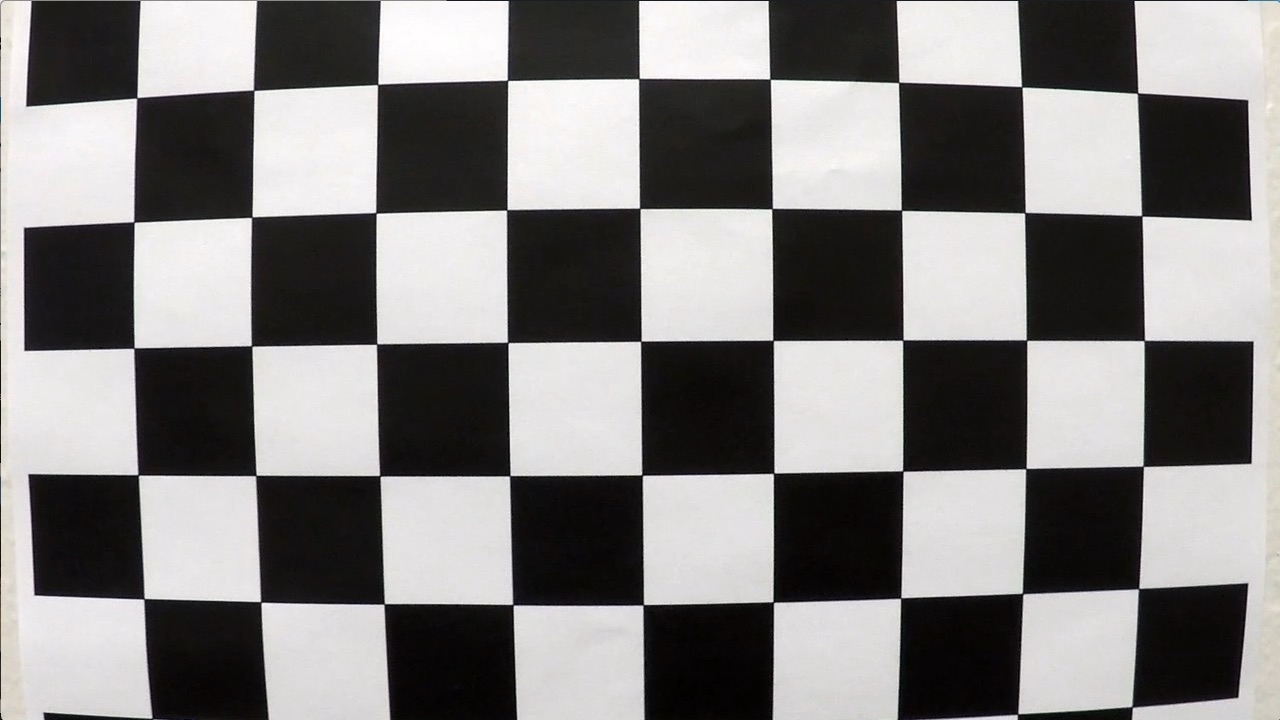
#> input picture resources/camera_cal/calibration1.jpg, 1280 x 720 px; its folder holds only this picture in this run
$ jupyter execute --allow-errors SDCND_P4_Hiddink.ipynb   (shell and % lines are left out)   (Python 2 division)   (older library calls are emulated)
#> lines starting #> are read from the running program, lines starting #| are printed output that depends on the picture; after the words box and inside, x2 and y2 are one past the last pixel; in counts of white or black regions, pixels touching at a corner belong together
# Project 4 - Advanced Lane Finding Project

### _An Expansion of "Project 1 - Finding Lane Lines"_

#### Please refer to this repository's README.md for a detailed explanation of the project:
https://github.com/nhiddink/CarND_P4_Advanced_Lane_Finding/blob/master/README.md

### Imports

[cell 1]
# http://www.numpy.org/
import numpy as np

# http://docs.opencv.org/3.0-beta/doc/py_tutorials/py_gui/py_image_display/py_image_display.html
import cv2

# http://matplotlib.org/
import matplotlib
import matplotlib.image as mpimg
import matplotlib.pyplot as plt
#%matplotlib qt <---Does not work in Python 3 on Mac

# https://docs.python.org/2/library/pickle.html
import pickle

# https://docs.python.org/2/library/glob.html
import glob

# https://docs.python.org/2/library/os.html
import os

### I. Camera Calibration
#### Compute the camera calibration matrix and distortion coefficients given a set of chessboard images.

[cell 2]
# prepare object points, like (0,0,0), (1,0,0), (2,0,0) ....,(6,5,0)
objp = np.zeros((6*9,3), np.float32)
objp[:,:2] = np.mgrid[0:9,0:6].T.reshape(-1,2)

# Arrays to store object points and image points from all the images.
objpoints = [] # 3d points in real world space
imgpoints = [] # 2d points in image plane.

# Make a list of calibration images
images = glob.glob('resources/camera_cal/calibration*.jpg')

# Step through the list and search for chessboard corners
for fname in images:
    img = cv2.imread(fname)
#> img is the input picture: shape (720, 1280, 3); mean B, G, R 127.8, 128.4, 130.1
    gray = cv2.cvtColor(img, cv2.COLOR_BGR2GRAY)

    # Find the chessboard corners
    ret, corners = cv2.findChessboardCorners(gray, (9,6), None)
#> ret = False; corners = None

    # If found, add object points, image points
    if ret == True:
        objpoints.append(objp)
        imgpoints.append(corners)

        # Draw and display the corners
        img = cv2.drawChessboardCorners(img, (9,6), corners, ret)

        #cv2.imshow('img', img)
        #cv2.waitKey(500)

#cv2.destroyAllWindows()

### II. Distortion Correction

#### Apply a distortion correction to raw images:

[cell 3]
# Test undistortion on an image
img = cv2.imread('resources/camera_cal/calibration2.jpg')
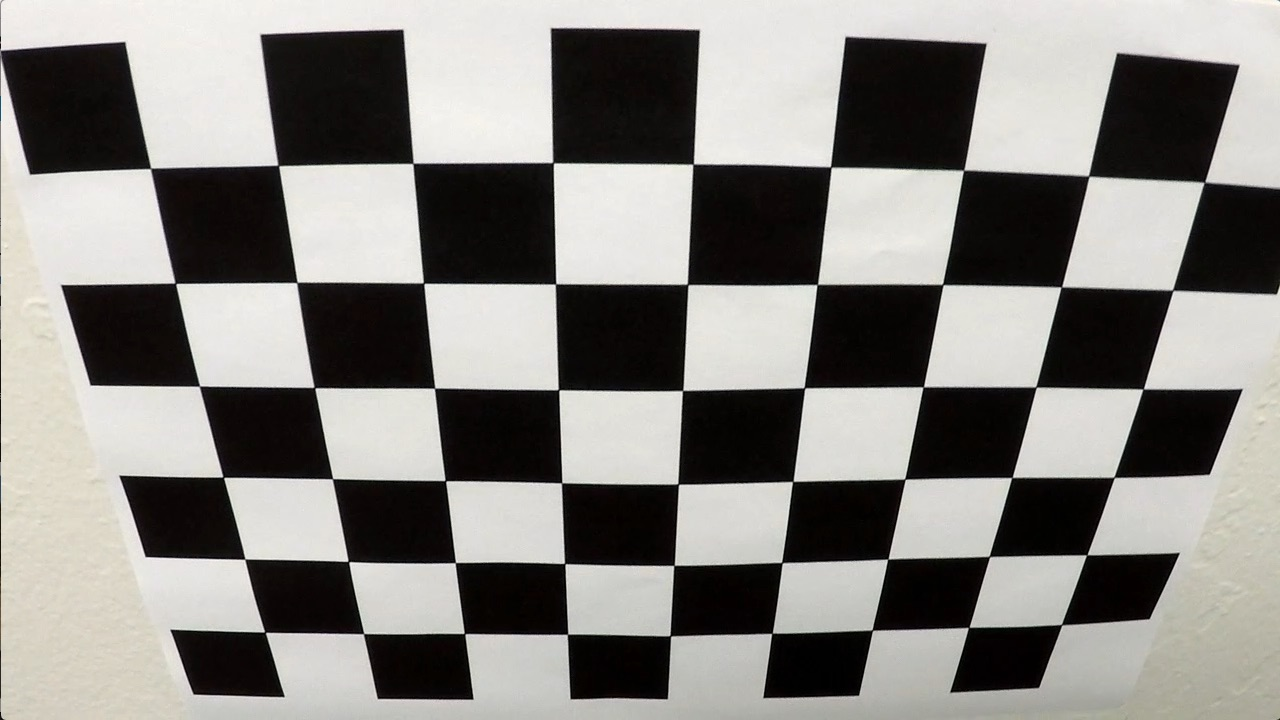
#> input picture advanced_lane_finding/resources/camera_cal/calibration2.jpg, 1280 x 720 px, found by its file name
#> img is the input picture: shape (720, 1280, 3); mean B, G, R 128.5, 132.4, 134.4
img_size = (img.shape[1], img.shape[0])
#> img_size = (1280, 720)

# Do camera calibration given object points and image points
#> (the rest of this cell did not finish here and is left out)

#### Visualize Undistortion using test_dist and test_undist:

[cell 4]
# Visualize undistortion
f, (ax1, ax2) = plt.subplots(1, 2, figsize=(25,10));

matplotlib.rc('xtick', labelsize=35)
matplotlib.rc('ytick', labelsize=35)

ax1.imshow(img);
ax1.set_title('Original Image:\n', fontsize=35)
#> (the rest of this cell did not finish here and is left out)

#### Function to unwarp an image:

#> (a cell that did not finish here is left out)

### III. Color & Gradient Thresholds
#### Use color transforms and gradient operators to create a thresholded binary image.

#### <center> Original Image: </center>

[cell 6]
img = cv2.imread('resources/test_images/solidYellowLeft.jpg')
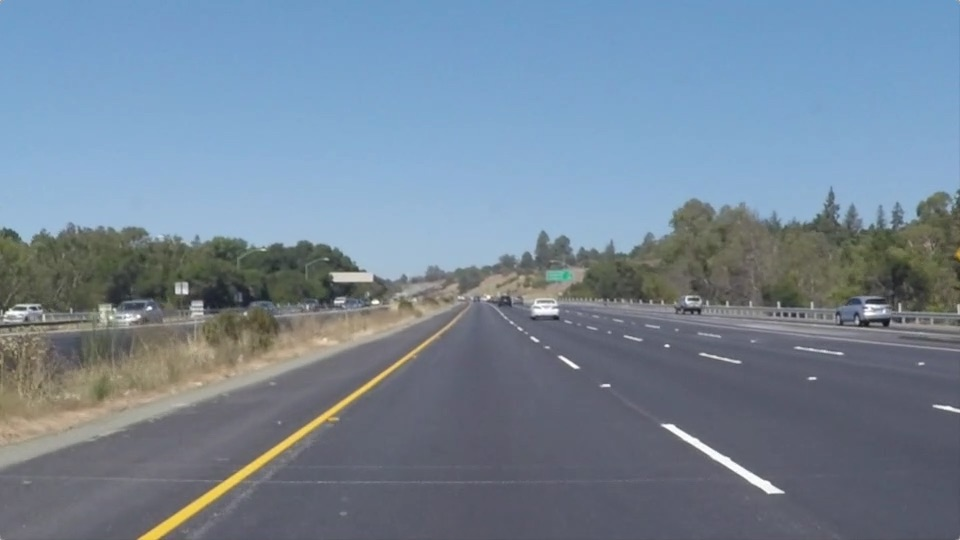
#> input picture Resources/test_images/solidYellowLeft.jpg, 960 x 540 px, found by its file name
#> img is the input picture: shape (540, 960, 3); mean B, G, R 150.8, 133.6, 116.5

#### Visualizing Sobel Operators (x and y directions):

[cell 7]
def sobel_operator(img, orient='x', threshold_MIN=0, threshold_MAX=255):

    # Grayscale
#> called with orient = 'x', threshold_MIN = 0, threshold_MAX = 255
    gray = cv2.cvtColor(img, cv2.COLOR_RGB2GRAY)
#> gray: shape (540, 960)

    # Apply cv2.Sobel() in x and y
    if orient == 'x':
        sobel = cv2.Sobel(gray, cv2.CV_64F, 1, 0)
        #print('Sobel taken in {} direction.'.format(orient))
    elif orient == 'y':
        sobel = cv2.Sobel(gray, cv2.CV_64F, 0, 1)
        #print('Sobel taken in {} direction.'.format(orient))
    else:
        print('Error: Incorrect orientation of sobel operator.')

    # Take the absolute values of the output from cv2.Sobel()
    abs_sobel = np.absolute(sobel)

    # Scale the results to 8-bit ranges (0-255)
    scaled_sobel = np.uint8(255*abs_sobel/np.max(abs_sobel))

    # Apply lower and upper thresholds
    threshold_MIN = 10
    threshold_MAX = 255

    # Create Binary Outputs
    binary_output = np.zeros_like(scaled_sobel)
    binary_output[(scaled_sobel >= threshold_MIN) & (scaled_sobel <= threshold_MAX)] = 1

    return binary_output

# Call function and plot visualization
binary_x = sobel_operator(img, orient='x', threshold_MIN=0, threshold_MAX=255)
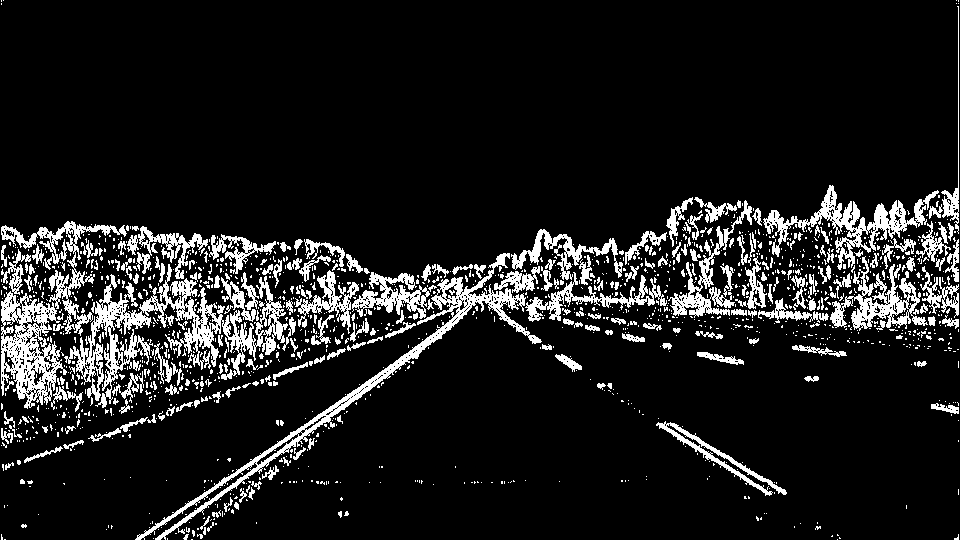
#> binary_x: shape (540, 960); values 0 (black) and 1 (white), 11.5% white; 1540 white regions (1295 under 20 px), largest, box (x1, y1, x2, y2) and area: (64, 264, 288, 408) 7750, (135, 253, 542, 540) 5384, (1, 291, 67, 409) 3765
binary_y = sobel_operator(img, orient='y', threshold_MIN=0, threshold_MAX=255)
#> binary_y: shape (540, 960); values 0 (black) and 1 (white), 13.2% white; 1347 white regions (1130 under 20 px), largest, box (x1, y1, x2, y2) and area: (0, 220, 960, 539) 40124, (672, 189, 947, 271) 3589, (657, 419, 786, 497) 1265

f, (ax1, ax2, ax3) = plt.subplots(1, 3, figsize=(25, 10))
f.tight_layout()

matplotlib.rc('xtick', labelsize=35)
matplotlib.rc('ytick', labelsize=35)

ax1.imshow(cv2.cvtColor(img, cv2.COLOR_BGR2RGB))
ax1.set_title('Original Image: \n', fontsize=35)
ax2.imshow(binary_x, cmap='gray')
ax2.set_title('Thresholded Sobel-x: \n', fontsize=35)
ax3.imshow(binary_y, cmap='gray')
ax3.set_title('Thresholded Sobel-y: \n', fontsize=35)
plt.subplots_adjust(left=0., right=1, top=2, bottom=0.)

#### Visualizing Gradient Magnitude:

[cell 8]
# Define a function to return the magnitude of the gradient
# for a given sobel kernel size and threshold values
def gradient_magnitude(img, sobel_kernel=9, mag_threshold=(0, 255)):

    # Convert to grayscale
#> called with sobel_kernel = 9, mag_threshold = (30, 200)
    gray = cv2.cvtColor(img, cv2.COLOR_RGB2GRAY)

    # Take both Sobel x and y gradients
    sobel_x = cv2.Sobel(gray, cv2.CV_64F, 1, 0, ksize=sobel_kernel)
    sobel_y = cv2.Sobel(gray, cv2.CV_64F, 0, 1, ksize=sobel_kernel)

    # Calculate the gradient magnitude
    gradmag = np.sqrt(sobel_x**2 + sobel_y**2)
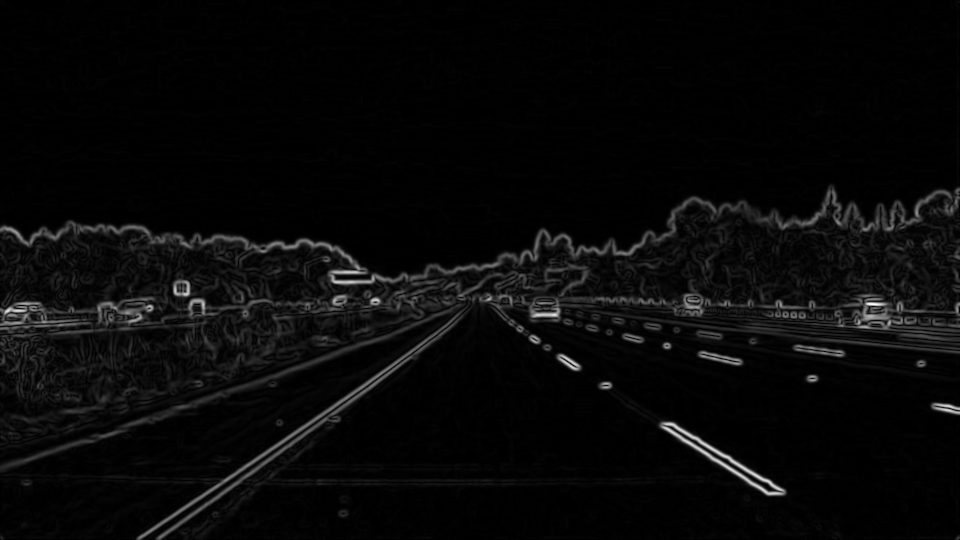
#> gradmag: shape (540, 960) float64; min 0, max 1497455.4, mean 54195.1; drawn with min black and max white

    # Rescale to 8 bit
    scale_factor = np.max(gradmag)/255
#> scale_factor = 5872.4
    gradmag = (gradmag/scale_factor).astype(np.uint8)

    # Create a binary image of ones where threshold is met, zeros otherwise
    binary_output = np.zeros_like(gradmag)
    binary_output[(gradmag >= mag_threshold[0]) & (gradmag <= mag_threshold[1])] = 1

    # Return the binary image
    return binary_output

# Call function and plot visualization
mag = gradient_magnitude(img, sobel_kernel=9, mag_threshold=(30, 200))
#> mag: shape (540, 960); values 0 (black) and 1 (white), 8.4% white; 399 white regions (280 under 20 px), largest, box (x1, y1, x2, y2) and area: (0, 186, 960, 360) 25708, (136, 303, 470, 540) 3563, (658, 421, 787, 497) 1452

f, (ax1, ax2) = plt.subplots(1, 2, figsize=(25, 10))
f.tight_layout()

matplotlib.rc('xtick', labelsize=35)
matplotlib.rc('ytick', labelsize=35)

ax1.imshow(cv2.cvtColor(img, cv2.COLOR_BGR2RGB))
ax1.set_title('Original Image: \n', fontsize=35)
ax2.imshow(mag, cmap='gray')
ax2.set_title('Thresholded Gradient Magnitude: \n', fontsize=35)
plt.subplots_adjust(left=0., right=1, top=2, bottom=0.)

#### Visualizing Gradient Direction:

[cell 9]
# Define a function that applies Sobel x and y, then computes the direction of the gradient.
def gradient_direction(img, sobel_kernel=3, thresh=(0, np.pi/2)):

    # Convert to grayscale
#> called with sobel_kernel = 3, thresh = (0.8, 1.1)
    gray = cv2.cvtColor(img, cv2.COLOR_RGB2GRAY)

    # Calculate the x and y gradients using Sobel()
    sobel_x = cv2.Sobel(gray, cv2.CV_64F, 1, 0, ksize=sobel_kernel)
    sobel_y = cv2.Sobel(gray, cv2.CV_64F, 0, 1, ksize=sobel_kernel)

    # Take the absolute value and calculate the direction of the gradient
    abs_grad_dir = np.arctan2(np.absolute(sobel_y), np.absolute(sobel_x))

    # Create a binary mask where the direction thresholds meet
    binary_output =  np.zeros_like(abs_grad_dir)
    binary_output[(abs_grad_dir >= thresh[0]) & (abs_grad_dir <= thresh[1])] = 1

    # Return the binary image
    return binary_output

# Call function and plot visualization
direct = gradient_direction(img, sobel_kernel=3, thresh=(0.8, 1.1))
#> direct: shape (540, 960) float64; values 0 (black) and 1 (white), 6.8% white in thin lines or dots

f, (ax1, ax2) = plt.subplots(1, 2, figsize=(25, 10))
f.tight_layout()

matplotlib.rc('xtick', labelsize=35)
matplotlib.rc('ytick', labelsize=35)

ax1.imshow(cv2.cvtColor(img, cv2.COLOR_BGR2RGB))
ax1.set_title('Original Image: \n', fontsize=35)
ax2.imshow(direct, cmap='gray')
ax2.set_title('Thresholded Gradient Direction: \n', fontsize=35)
plt.subplots_adjust(left=0., right=1, top=2, bottom=0.)

#### Visualizing HLS Color Thresholding (S-Channel):

[cell 10]
# Define a function that thresholds the S-channel of HLS
def color_threshold(img, threshold=(0, 255)):

    # Convert to HLS color space
#> called with threshold = (30, 180)
    hls = cv2.cvtColor(img, cv2.COLOR_RGB2HLS)
#> hls: shape (540, 960, 3); mean of channels 0, 1, 2 36.9, 133.9, 61.3

    # Apply a threshold to the S-Channel
    s_channel = hls[:,:,2]
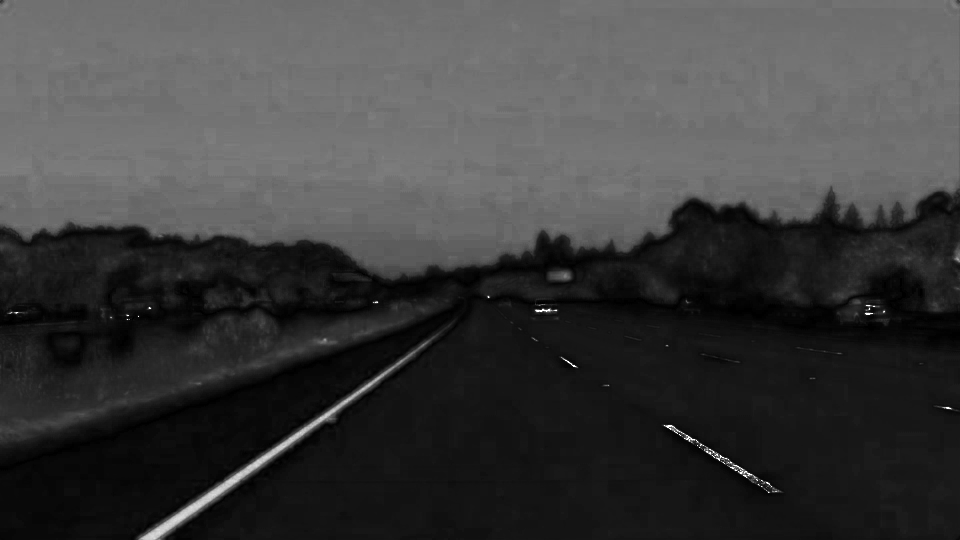
#> s_channel: shape (540, 960); min 0, max 255, mean 61.3

    # Create and a binary mask of the result
    binary_output = np.zeros_like(s_channel)
    binary_output[(s_channel > threshold[0]) & (s_channel <= threshold[1])] = 1

    # Return the result
    return binary_output

# Call function and plot visualization
color = color_threshold(img, threshold=(30, 180))
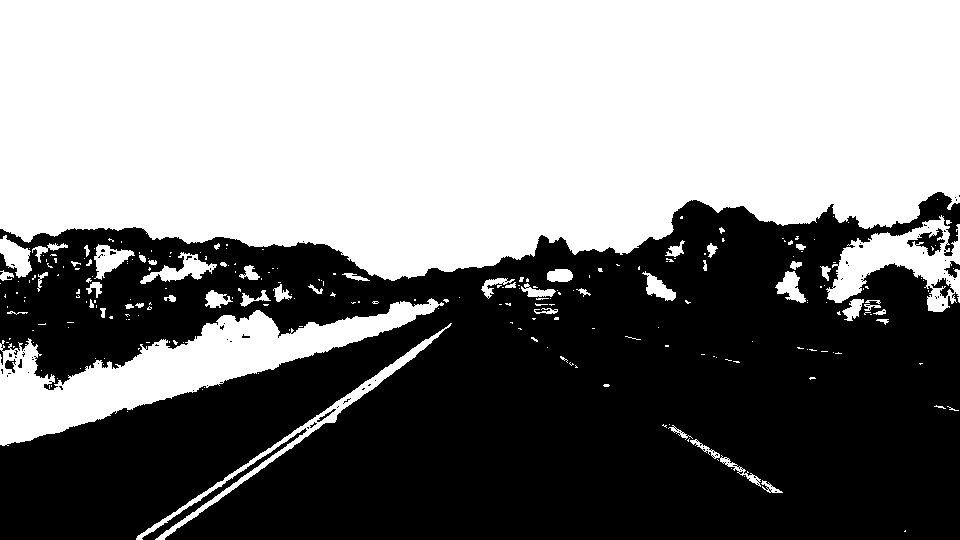
#> color: shape (540, 960); values 0 (black) and 1 (white), 51.3% white; 79 black regions (71 under 20 px), largest, box (x1, y1, x2, y2) and area: (0, 192, 960, 540) 250051, (142, 428, 307, 540) 1032, (907, 228, 945, 256) 423

f, (ax1, ax2) = plt.subplots(1, 2, figsize=(25, 10))
f.tight_layout()

matplotlib.rc('xtick', labelsize=35)
matplotlib.rc('ytick', labelsize=35)

ax1.imshow(cv2.cvtColor(img, cv2.COLOR_BGR2RGB))
ax1.set_title('Original Image: \n', fontsize=35)
ax2.imshow(color, cmap='gray')
ax2.set_title('Thresholded S-Channel: \n', fontsize=35)
plt.subplots_adjust(left=0., right=1, top=2, bottom=0.)

#### Binary Results from Multiple Thresholds:

[cell 11]
# Combine thresholds and plot visualization
combined_grad = np.zeros_like(direct)
combined_grad[((binary_x == 1) & (binary_y == 1)) | ((mag == 1) & (direct == 1))] = 1

combined = np.zeros_like(combined_grad)
combined[(color == 1) & (combined_grad == 1)] = 1

f, (ax1, ax2) = plt.subplots(1, 2, figsize=(25, 10))
f.tight_layout()

matplotlib.rc('xtick', labelsize=35)
matplotlib.rc('ytick', labelsize=35)

ax1.imshow(cv2.cvtColor(img, cv2.COLOR_BGR2RGB))
ax1.set_title('Original Image: \n', fontsize=35)
ax2.imshow(combined_grad, cmap='gray')
ax2.set_title('Multi-Thresholded Binary: \n', fontsize=35)
plt.subplots_adjust(left=0., right=1, top=2, bottom=0.)
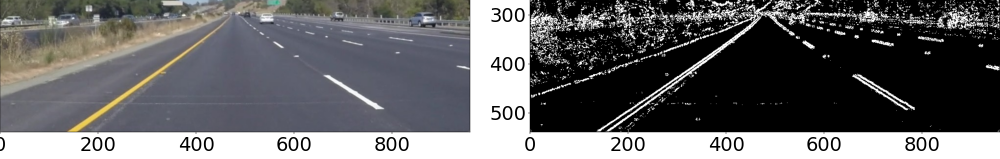
#> figure drawn by matplotlib, 2 panels

### IV. Perspective Transform
#### Apply a perspective transform to rectify binary image ("birds-eye view").

#> (a cell that did not finish here is left out)

### V. Detecting Lane Lines
#### Detect lane pixels and fit to find the lane boundary.

### VI. Determining Lane Curvature & Warping to Original Image

#### Determine the curvature of the lane and vehicle position with respect to center.

#### Warp the detected lane boundaries back onto the original image.

### VII. Output
#### Output visual display of the lane boundaries and numerical estimation of lane curvature and vehicle position.

### Classes & Helper Methods

[cell 13]
# Define a class to receive the characteristics of each line detection
class Line():
    # [21 lines left out: function __init__, not called in this run]

#> (a cell that did not finish here is left out)

### Lane Detection

[cell 15]
#I first take a histogram along all the columns in the lower half of the image like this:

#img = INSERT_thresholded and warped image here!
histogram = np.sum(img[img.shape[0]/2:,:], axis=0)
#> histogram = 960 rows, first 8: [28545, 31540, 32819], [29240, 32276, 33537], [29219, 32210, 33413], [28505, 31519, 32716], [28540, 31545, 32739], [28991, 31988, 33173], [29143, 32079, 33225], [29247, 32190, 33314]
plt.plot(histogram)
#> figure, not shown here; curve peaks at x = 393, y = 32412; curve peaks at x = 195, y = 34227; curve peaks at x = 195, y = 35511

[cell 16]
#Radius of curvature

import numpy as np
# Generate some fake data to represent lane-line pixels
yvals = np.linspace(0, 100, num=101)*7.2  # to cover same y-range as image
leftx = np.array([200 + (elem**2)*4e-4 + np.random.randint(-50, high=51)
                              for idx, elem in enumerate(yvals)])
leftx = leftx[::-1]  # Reverse to match top-to-bottom in y
rightx = np.array([900 + (elem**2)*4e-4 + np.random.randint(-50, high=51)
                                for idx, elem in enumerate(yvals)])
rightx = rightx[::-1]  # Reverse to match top-to-bottom in y

# Fit a second order polynomial to each fake lane line
left_fit = np.polyfit(yvals, leftx, 2)
left_fitx = left_fit[0]*yvals**2 + left_fit[1]*yvals + left_fit[2]
right_fit = np.polyfit(yvals, rightx, 2)
right_fitx = right_fit[0]*yvals**2 + right_fit[1]*yvals + right_fit[2]

# Plot up the fake data
plt.plot(leftx, yvals, 'o', color='red')
plt.plot(rightx, yvals, 'o', color='blue')
plt.xlim(0, 1280)
plt.ylim(0, 720)
plt.plot(left_fitx, yvals, color='green', linewidth=3)
plt.plot(right_fitx, yvals, color='green', linewidth=3)
plt.gca().invert_yaxis() # to visualize as we do the images
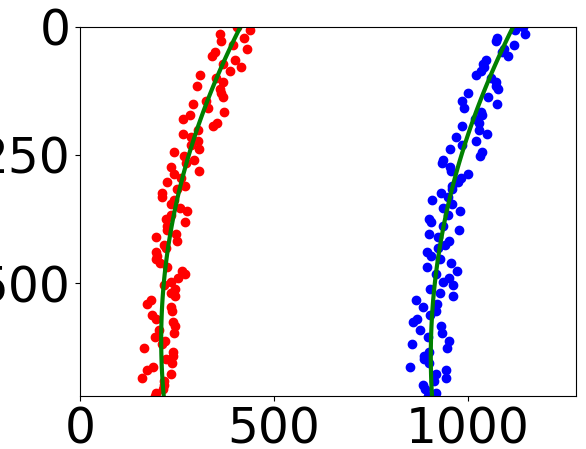
#> figure drawn by matplotlib, 1 panel
